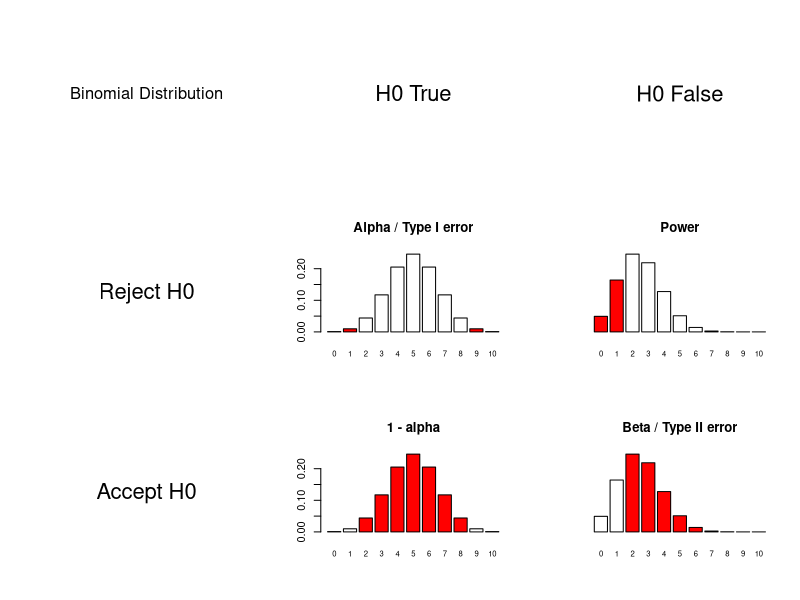
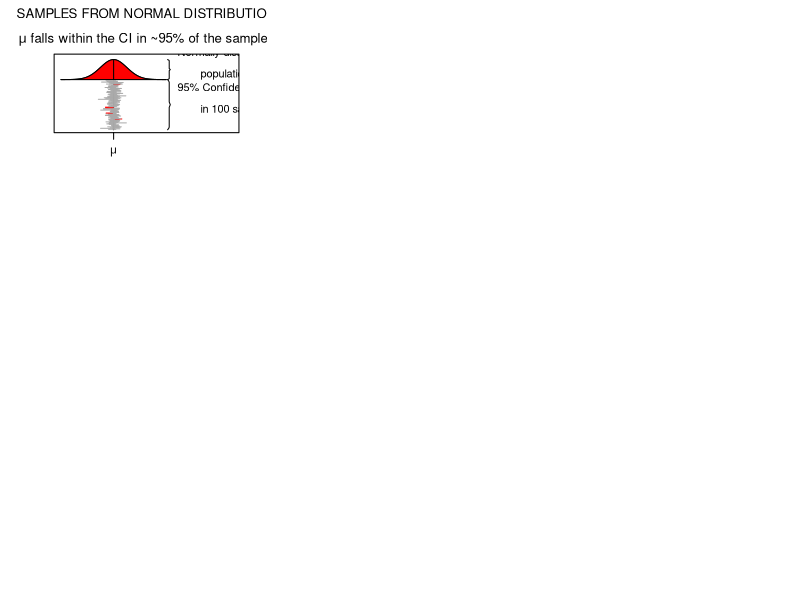

The R script that drew these images, in order:
## ---- chunk 1
N     = 10  # Sample size
H0    = .5  # Kop 50/50
HA    = .25 # Aternatieve verdeling
alpha = .02 # Gekozen type I fout

# Juiste gebieden in rood weergeven op basis van de gekozen alpha
lb = qbinom(alpha/2, N, H0, lower.tail = T)
ub = qbinom(alpha/2, N, H0, lower.tail = F)

col = rep("white", N+1)
col[0:lb+1] = "red"
col[ub:N+1] = "red"


col2 = rep("red", N+1)
col2[0:lb+1] = "white"
col2[ub:N+1] = "white"


# Haal onderstaande # voor col weg om geen kleurtjes aan te geven.
# col = col2  = "white"

layout(matrix(1:9,3,3, byrow=T))

plot.new()
text(0.5,0.5,"Binomial Distribution",cex=1.5)
# text(0.5,0.1,paste("N:",N),cex=1.5)

plot.new()
text(0.5,0.5,"H0 True",cex=2)

plot.new()
text(0.5,0.5,"H0 False",cex=2)

plot.new()
text(0.5,0.5,"Reject H0",cex=2)

barplot(dbinom(0:N,N, H0), 
        col  = col, 
#        yaxt = 'n', 
        main = 'Alpha / Type I error', 
        names.arg = 0:N, 
        cex.names = 0.7)
barplot(dbinom(0:N,N, HA), 
        col  = col, 
        yaxt = 'n', 
        main = 'Power', 
        names.arg = 0:N, 
        cex.names = 0.7)

plot.new()
text(0.5,0.5,"Accept H0",cex=2)

barplot(dbinom(0:N,N, H0), 
        col  = col2, 
#        yaxt = 'n', 
        main = '1 - alpha', 
        names.arg = 0:N, 
        cex.names = 0.7)

barplot(dbinom(0:N,N, HA), 
        col  = col2, 
        yaxt = 'n', 
        main = 'Beta / Type II error', 
        names.arg = 0:N, 
        cex.names = 0.7)
## ---- chunk 2
set.seed(1548)

x  = seq(-4,4,.05) # sequence x values for normal distribution
hx = dnorm(x)      # calculate y values

title = expression(atop("SAMPLES FROM NORMAL DISTRIBUTION",paste(mu," falls within the CI in ~95% of the samples")))

plot(x,hx+1,type="l",ylim=c(0,1.45),xlim=c(-4,9), yaxt="n", xaxt="n",ylab="",xlab="",main=title, mai=c(3,1,2,1),mar=c(3,1,2,1))

# Add red area
polygon(c(x,rev(x)),c(rep(1,length(x)),hx+1),col="red",lty=1)

# Add mu line
lines(c(0,0),c(0,max(hx)+1))

# Add mu symbol to x axis
axis( 1,at=0,labels=expression(mu), cex=2 )

# Create curly braces for normal distribution 
ybracket = seq(1,max(hx)+1,length=39)
xbracket = rep(4.1,39)*c(c(1,1.02),rep(1.03,16),c(1.04,1.05,1.04),rep(1.03,16),c(1.02,1))

lines(xbracket,ybracket,col="black")

# Create curly braces for samples
ybracket = seq(0,1,length=39)
xbracket = rep(4.1,39)*c(c(1,1.02),rep(1.03,16),c(1.04,1.05,1.04),rep(1.03,16),c(1.02,1))

lines(xbracket,ybracket,col="black")

text = expression(atop("Normally distributed","population"))

text(4.1*1.06,1+(max(hx)/2), text,pos=4)

text = expression(atop("95% Confidence interval","in 100 samples","drawn from the","normal distribution"))

text(4.1*1.06,.5, text,pos=4)

# Add confidence intervals

mu  = 0
sig = 1

mu_in_ci = array() # create empty array

iterations = 100

for(i in 1:iterations) {
	
	n      = round(runif(1,10,60)) # use variable sample sizes between 10 and 60
	sample = rnorm(n,mu,sig)       # sample from normal distribution
	
	sample_mean = mean(sample)
	sample_sd   = sd(sample)
	sample_ci   = sample_sd/sqrt(n)

	sample_ci_upperbound = sample_mean + sample_ci * 1.96
	sample_ci_lowerbound = sample_mean - sample_ci * 1.96
	
	if(sample_ci_lowerbound < mu & sample_ci_upperbound > mu) {
		
		mu_in_ci[i] = 1	
		col = "darkgrey"	
		}
	else {
		mu_in_ci[i] = 0
		col = "red"
		}
    
    # plot CI lines
    lines(c(sample_ci_lowerbound,sample_ci_upperbound),rep((.98/iterations)*i,2),col=col)

	}
	
percentage = (1/iterations)*sum(mu_in_ci)
